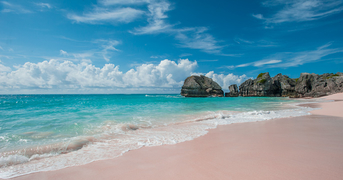
#> input picture HW7/training/beach/1.jpg, 343 x 180 px, found by its file name
$ python hw5_TejasPant.py
#> lines starting #> are read from the running program, lines starting #| are printed output that depends on the picture
#############################################
#Tejas Pant
#ECE 661 Computer Vision HW5
#7th Oct 2018
#############################################

import matplotlib.image as mpimg
import matplotlib.pyplot as plt
import numpy as np
import cv2
import glob
import os
import math
import sys

def SIFTDetectInterestPoints(img_gray):
    sift = cv2.xfeatures2d.SIFT_create(nfeatures=5000,nOctaveLayers=4,contrastThreshold=0.03,edgeThreshold=10,sigma=4)
    kp, des = sift.detectAndCompute(img_gray,None)
    return kp, des

def BruteForceMatcher(des1, des2):
    bf = cv2.BFMatcher()
    matches = bf.knnMatch(des1,des2,k=2)
    pts = []

    for a, b in matches:
        if a.distance < 0.75 * b.distance:
            pts.append([a])

    return pts

# [19 lines left out: function displayImagewithInterestPoints, not called in this run]

def getXYCoordinateInteresPoints(matches,ip1_loc,ip2_loc):
    #Getting XY coordinates of corresponding Interest Points
    ip1_xy = []
    ip2_xy = []
    for match in matches:
        img1_idx = match[0].queryIdx
        img2_idx = match[0].trainIdx
        (x1,y1) = ip1_loc[img1_idx].pt
        (x2,y2) = ip2_loc[img2_idx].pt
        ip1_xy.append((x1, y1))
        ip2_xy.append((x2, y2))

    ip1_xy = np.array(ip1_xy)
    ip2_xy = np.array(ip2_xy)
    XY_Corres_IP = np.concatenate((ip1_xy,ip2_xy),axis=1)
    return XY_Corres_IP

# Finding Homography
# [188 lines left out: functions LinearLeastSquaresHomography, getInliersCount, RANSAC, displayImagewithInterestPointsandOutliers, BilinearInterpforPixelValue, ImageExtent and 3 more, not called in this run]

def calCost(epsilon):
    return np.linalg.norm(epsilon)**2

# [68 lines left out: function Levenberg_Marquardt_Method, not called in this run]

if __name__ == "__main__":

############################# SIFT DETECT INTEREST POINTS ############################

    image1=cv2.imread("../HW5Pics/1.jpg")
#> image1 is the input picture: shape (180, 343, 3); mean B, G, R 169.6, 152.5, 110.1
    image2=cv2.imread("../HW5Pics/2.jpg")
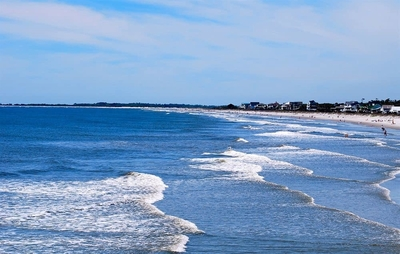
#> input picture HW7/training/beach/2.jpg, 400 x 254 px, found by its file name
#> image2 is the input picture: shape (254, 400, 3); mean B, G, R 199.2, 158.7, 124.5
    image3=cv2.imread("../HW5Pics/3.jpg")
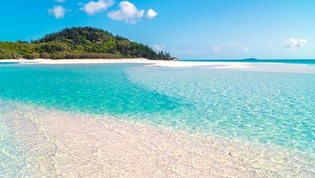
#> input picture HW7/training/beach/3.jpg, 315 x 178 px, found by its file name
#> image3 is the input picture: shape (178, 315, 3); mean B, G, R 204.1, 197.5, 143.7
    image4=cv2.imread("../HW5Pics/4.jpg")
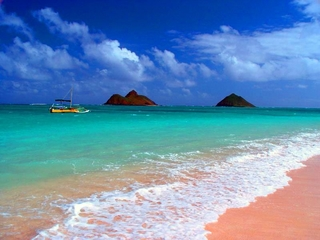
#> input picture HW7/training/beach/4.jpg, 320 x 240 px, found by its file name
#> image4 is the input picture: shape (240, 320, 3); mean B, G, R 180.3, 143.1, 103.5
    image5=cv2.imread("../HW5Pics/5.jpg")
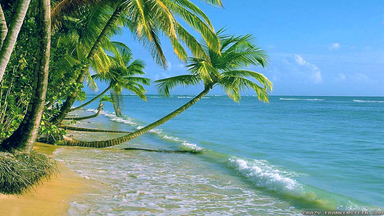
#> input picture HW7/training/beach/5.jpg, 384 x 216 px, found by its file name
#> image5 is the input picture: shape (216, 384, 3); mean B, G, R 151.9, 150.8, 106.9

    image1_gray=cv2.cvtColor(image1,cv2.COLOR_BGR2GRAY)
    image2_gray=cv2.cvtColor(image2,cv2.COLOR_BGR2GRAY)
    image3_gray=cv2.cvtColor(image3,cv2.COLOR_BGR2GRAY)
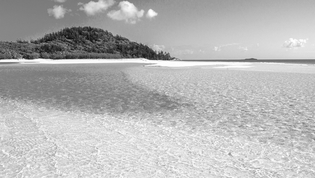
#> image3_gray: shape (178, 315); min 9, max 255, mean 182.1
    image4_gray=cv2.cvtColor(image4,cv2.COLOR_BGR2GRAY)
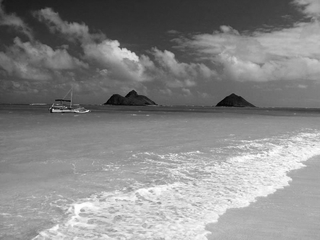
#> image4_gray: shape (240, 320); min 3, max 255, mean 135.5
    image5_gray=cv2.cvtColor(image5,cv2.COLOR_BGR2GRAY)
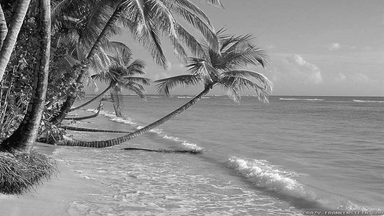
#> image5_gray: shape (216, 384); min 2, max 255, mean 137.8

    #Get interest points and descriptor for all images
    ip1, descp1 = SIFTDetectInterestPoints(image1_gray)
#> in SIFTDetectInterestPoints, `kp, des = sift.detectAndCompute(img_gray,None)`: kp = 94 keypoints; strongest (x, y, size): (198, 92, 21.6), (225, 80, 12), (284, 86, 4.8), (225, 88, 5.1)
#> ip1 has the same summary as kp in SIFTDetectInterestPoints
    ip2, descp2 = SIFTDetectInterestPoints(image2_gray)
#> in SIFTDetectInterestPoints (call 2), `kp, des = sift.detectAndCompute(img_gray,None)`: kp = 114 keypoints; strongest (x, y, size): (327, 108, 8.2), (275, 107, 6.7), (387, 102, 4.4), (247, 107, 5.6)
#> ip2 has the same summary as kp in SIFTDetectInterestPoints
    ip3, descp3 = SIFTDetectInterestPoints(image3_gray)
#> in SIFTDetectInterestPoints (call 3), `kp, des = sift.detectAndCompute(img_gray,None)`: kp = 35 keypoints; strongest (x, y, size): (150, 54, 8.1), (166, 57, 5.7), (22, 61, 4.8), (151, 13, 5.1)
#> ip3 has the same summary as kp in SIFTDetectInterestPoints
    ip4, descp4 = SIFTDetectInterestPoints(image4_gray)
#> in SIFTDetectInterestPoints (call 4), `kp, des = sift.detectAndCompute(img_gray,None)`: kp = 102 keypoints; strongest (x, y, size): (116, 52, 17), (115, 43, 4.8), (232, 102, 16.8), (169, 56, 8.1)
#> ip4 has the same summary as kp in SIFTDetectInterestPoints
    ip5, descp5 = SIFTDetectInterestPoints(image5_gray)
#> in SIFTDetectInterestPoints (call 5), `kp, des = sift.detectAndCompute(img_gray,None)`: kp = 176 keypoints; strongest (x, y, size): (16, 31, 5.1), (17, 140, 13.3), (34, 133, 5.2), (208, 86, 5.5)
#> ip5 has the same summary as kp in SIFTDetectInterestPoints

    #Establish correspondence using Brute Force Method
    ip_matches12 = BruteForceMatcher(descp1, descp2)
#> in BruteForceMatcher, `matches = bf.knnMatch(des1,des2,k=2)`: matches = 94 matches
#> the loop in BruteForceMatcher, `for a, b in matches:` made 94 passes
#> after the loop in BruteForceMatcher, `for a, b in matches:`: pts = 3 matches
#> ip_matches12 = 3 matches
    ip_matches23 = BruteForceMatcher(descp2, descp3)
#> in BruteForceMatcher (call 2), `matches = bf.knnMatch(des1,des2,k=2)`: matches = 114 matches
#> the loop in BruteForceMatcher (call 2), `for a, b in matches:` made 114 passes
#> after the loop in BruteForceMatcher (call 2), `for a, b in matches:`: pts = 7 matches
#> ip_matches23 = 7 matches
    ip_matches34 = BruteForceMatcher(descp3, descp4)
#> in BruteForceMatcher (call 3), `matches = bf.knnMatch(des1,des2,k=2)`: matches = 35 matches
#> ip_matches34 = []
    ip_matches45 = BruteForceMatcher(descp4, descp5)
#> in BruteForceMatcher (call 4), `matches = bf.knnMatch(des1,des2,k=2)`: matches = 102 matches
#> after the loop in BruteForceMatcher (call 4), `for a, b in matches:`: pts = 1 matches
#> ip_matches45 = 1 matches

    #Get XY coordinates of corresponding Interest Points
    ip_matches12_XYCoord = getXYCoordinateInteresPoints(ip_matches12,ip1,ip2)
#> the loop in getXYCoordinateInteresPoints, `for match in matches:` made 3 passes
#> (img1_idx, img2_idx, x1, y1, x2, y2) on passes 1 to 3: (2, 98, 36.68, 72.79, 306.5, 199.7), (11, 72, 84.17, 71.48, 216, 114), (78, 69, 282.5, 16.22, 210, 163.9)
#> after the loop in getXYCoordinateInteresPoints, `for match in matches:`: ip1_xy = [(36.68, 72.79), (84.17, 71.48), (282.5, 16.22)]; ip2_xy = [(306.5, 199.7), (216, 114), (210, 163.9)]
#> in getXYCoordinateInteresPoints, `ip1_xy = np.array(ip1_xy)`: ip1_xy = [[36.68, 72.79], [84.17, 71.48], [282.5, 16.22]]
#> in getXYCoordinateInteresPoints, `ip2_xy = np.array(ip2_xy)`: ip2_xy = [[306.5, 199.7], [216, 114], [210, 163.9]]
#> in getXYCoordinateInteresPoints, `XY_Corres_IP = np.concatenate((ip1_xy,ip2_xy),axis=1)`: XY_Corres_IP = [[36.68, 72.79, 306.5, 199.7], [84.17, 71.48, 216, 114], [282.5, 16.22, 210, 163.9]]
#> ip_matches12_XYCoord has the same summary as XY_Corres_IP in getXYCoordinateInteresPoints
    ip_matches23_XYCoord = getXYCoordinateInteresPoints(ip_matches23,ip2,ip3)
#> the loop in getXYCoordinateInteresPoints (call 2), `for match in matches:` made 7 passes
#> (img1_idx, img2_idx, x1, y1, x2, y2) on passes 1 to 7: (15, 3, 54.44, 231.7, 47.35, 47.49), (17, 3, 56.68, 200.8, 47.35, 47.49), (19, 21, 60.71, 168.3, 124.8, 55.28), (43, 3, 119.1, 151.4, 47.35, 47.49), (45, 3, 120, 151.1, 47.35, 47.49), (81, 3, 247.4, 106.8, 47.35, 47.49), (83, 3, 248, 106.6, 47.35, 47.49)
#> ip_matches23_XYCoord = [[54.44, 231.7, 47.35, 47.49], [56.68, 200.8, 47.35, 47.49], [60.71, 168.3, 124.8, 55.28], [119.1, 151.4, 47.35, 47.49], [120, 151.1, 47.35, 47.49], [247.4, 106.8, 47.35, 47.49], [248, 106.6, 47.35, 47.49]]
    ip_matches34_XYCoord = getXYCoordinateInteresPoints(ip_matches34,ip3,ip4)
#> (the run stopped early here; a loop or call above may not have finished)
